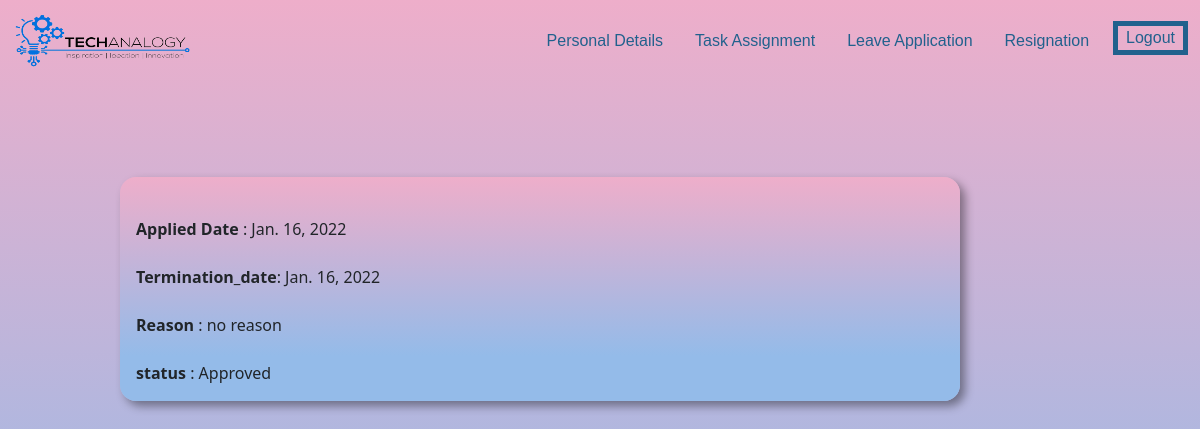
The app's page /resignation/Resignation_status (signed in), older data.
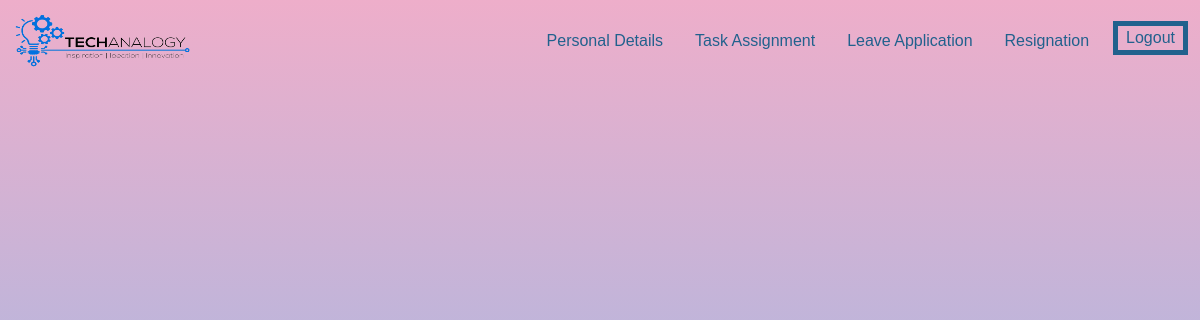
The same page, newer data.
### Resignation/models.py (models this page shows, shortened)
class Resignation(models.Model):
    user=models.ForeignKey(User,on_delete=models.CASCADE,default=None)
    applied_date=models.DateField(default=timezone.now)
    Termination_date=models.DateField()
    reason=models.CharField(max_length=150)
    attachment=models.FileField(upload_to='resignation')
    is_approved=models.BooleanField(default=False)
    status=models.CharField(choices=STATUS_TYPE,max_length=25,default='Pending')

### Resignation/views.py (the view)
# urls.py: path('Resignation_status',views.resignation_status,name='Resignation_status'),
def resignation_status(request):
    resignation=Resignation.objects.all()
    resignation=resignation.filter(user=request.user)
    context={
        "resignation":resignation
    }
    return render(request,'Resignation/ResignationStatus.html',context)

### Employee/models.py (called while the page is built)
    def get_role(self):
        r=''
        for role in self.role.all():
            r=r+role.role_name
        return r

### templates/Resignation/ResignationStatus.html
 {%  extends "Dashboard/Navbar.html" %}
{% block Style %}
    <link rel="stylesheet" type="text/css" href="/static/Css/LeaveRequest.css">
{% endblock %}
 {% block content %}
 {% for i in resignation %}
  <div class="card">
    <div class="card-body">
      <p class="card-text"> <br>
          <strong>Applied Date</strong> : {{i.applied_date}} <br> <br>
        <strong>Termination_date</strong>: {{i.Termination_date}}
          <br><br> <strong> Reason </strong>: {{i.reason}}
          <br><br>  <strong>status</strong> : {{i.status}}
      </p>
    </div>
  </div>
 {% endfor %}
{% endblock %}

Row changes from the older to the newer data that the page shows:
removed Resignation: applied_date "Jan. 16, 2022", Termination_date "Jan. 16, 2022", reason "no reason", status "Approved"
